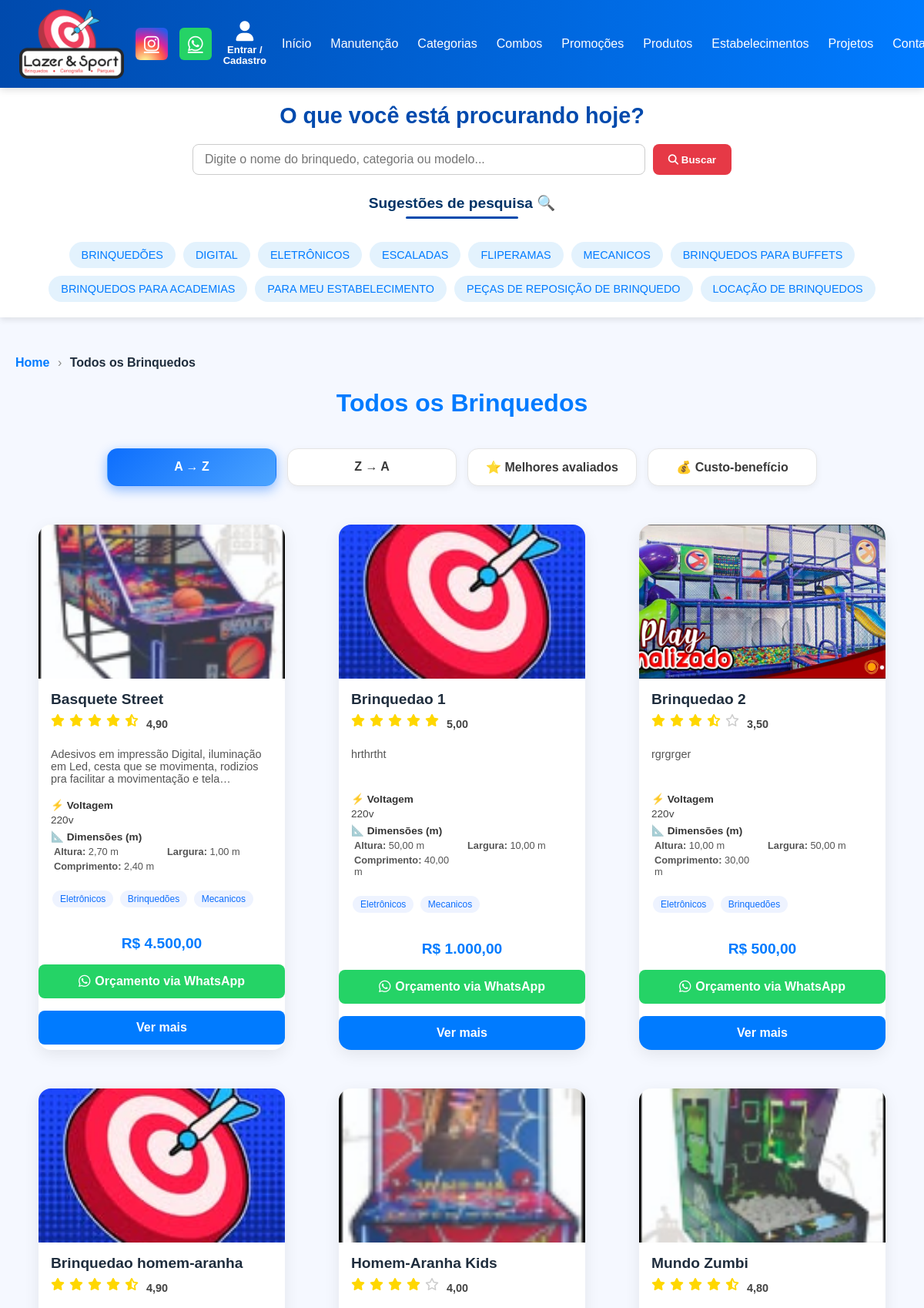
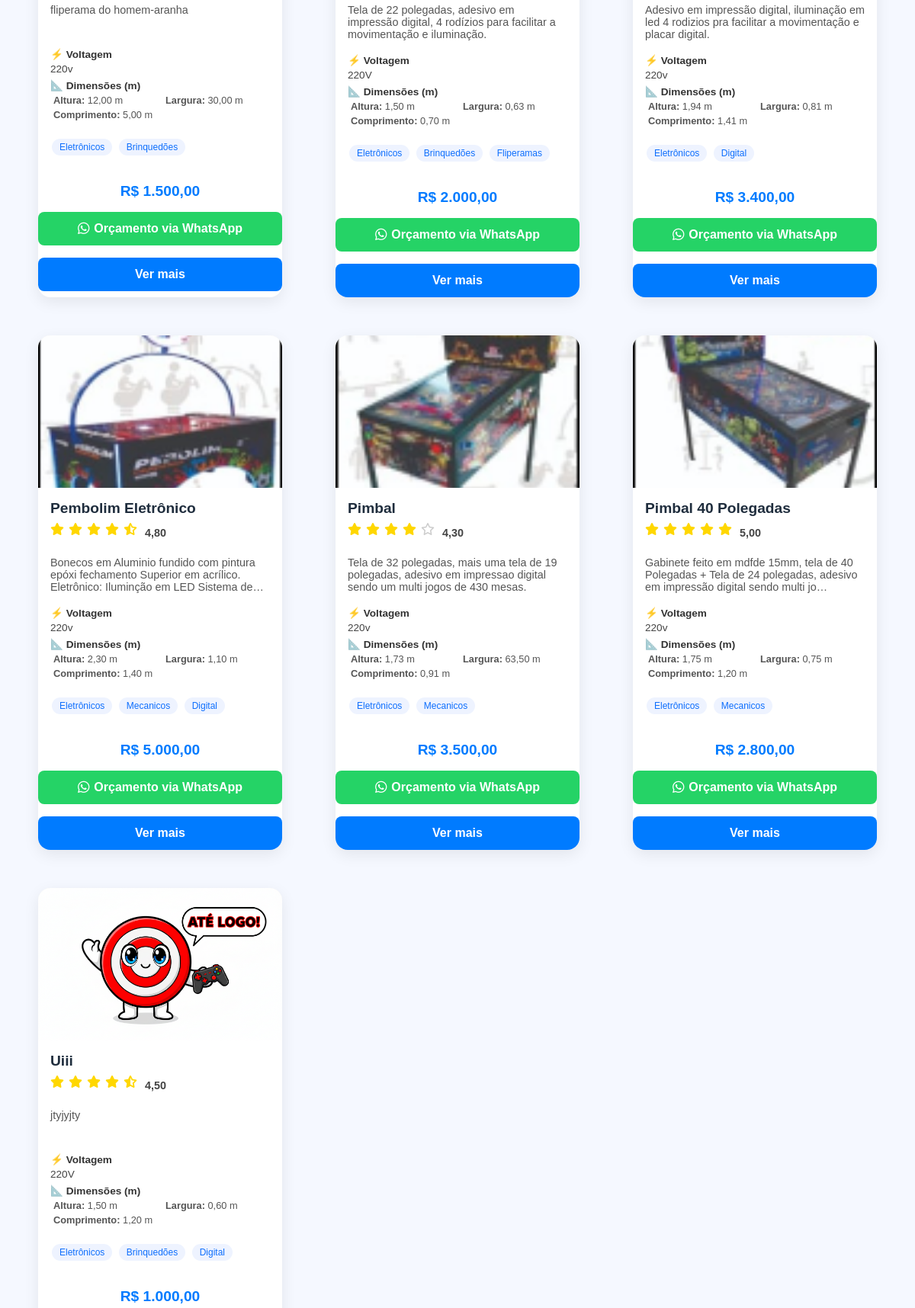
Screenshot of /brinquedos/ (upper part) with the database file from the repository (2 pictures, top to bottom).
### core/models.py (models this page shows, shortened)
class Prime(models.Model):
    ativo = models.BooleanField(default=True)
    criacao = models.DateTimeField(auto_now_add=True, null=True)
    atualizado = models.DateTimeField(auto_now=True, null=True)
    class Meta:
        abstract = True

class CategoriasBrinquedos(Prime):
    imagem_categoria = models.ImageField(upload_to='categorias/', null=True, blank=False, unique=True)
    nome_categoria = models.CharField(max_length=150, unique=True)
    class Meta:
        verbose_name = "Categoria de Produto"
        verbose_name_plural = "Categorias de Produtos"

class Estabelecimentos(Prime):
    nome_estabelecimento = models.CharField(max_length=180)
    imagem_estabelecimento = models.ImageField(upload_to='estabelecimentos/', null=True, blank=True)
    class Meta:
        verbose_name = "Estabelecimentos"
        verbose_name_plural = "Estabelecimentos"

class Brinquedos(Prime):
    nome_brinquedo = models.CharField(max_length=150)
    imagem_brinquedo = models.ImageField(upload_to='imagens_brinquedos', blank=True, null=True)
    descricao = models.CharField(max_length=999)
    valor_brinquedo = models.DecimalField(max_digits=10, decimal_places=2, null=True, blank=True)
    avaliacao = models.DecimalField(decimal_places=2, max_digits=6)
    categorias_brinquedos = models.ManyToManyField(
        CategoriasBrinquedos,
        related_name='brinquedos'
    )
    tags = models.ManyToManyField(
        TagsBrinquedos,
        related_name='brinquedos_tags'
    )
    estabelecimentos = models.ManyToManyField(
        Estabelecimentos,
        related_name='brinquedos',
        blank=True
    )
    voltz = models.CharField(max_length=10)
    altura_m = models.DecimalField(max_digits=6, decimal_places=2, blank=True, null=True)
    largura_m = models.DecimalField(max_digits=6, decimal_places=2, blank=True, null=True)
    profundidade_m = models.DecimalField(max_digits=6, decimal_places=2, blank=True, null=True)
    class Meta:
        verbose_name = "Brinquedo"
        verbose_name_plural = "Brinquedos"

### core/views.py (the view, shortened to what this page needs)
# urls.py: path('brinquedos/', BrinquedosView.as_view(), name='brinquedos'),
class BrinquedosView(View):
    def get(self, request):
        ordenar = request.GET.get('ordenar', 'az')
        brinquedos_list = Brinquedos.objects.all()
        if ordenar == 'az':
            brinquedos_list = brinquedos_list.order_by('nome_brinquedo')
        elif ordenar == 'za':
            brinquedos_list = brinquedos_list.order_by('-nome_brinquedo')
        elif ordenar == 'melhor-avaliados':
            brinquedos_list = brinquedos_list.order_by('-avaliacao')
        paginator = Paginator(brinquedos_list, 12)
        page_number = request.GET.get('page')
        try:
            page_obj = paginator.get_page(page_number)
        except Exception:
            page_obj = paginator.get_page(1)
        context = {
            'brinquedos': page_obj,
            'page_obj': page_obj,
            'ordenar': ordenar,
        }
        return render(request, 'brinquedos.html', context)

### core/context_processors.py (called while the page is built, shortened)
def categorias_globais(request):
    return {
        "categorias_header": CategoriasBrinquedos.objects.all().order_by("nome_categoria")
    }

def estabelecimentos_globais(request):
    return {
        "estabelecimentos_globais": Estabelecimentos.objects.all()
    }

def manutencao_notificacao(request):
    if not request.user.is_authenticated:
        return {}

def carrinho_context(request):
    if not request.user.is_authenticated:
        return {
            'carrinho_total_itens': 0,
            'mostrar_float_carrinho': False
        }

def pedidos_ativos_context(request):
    if not request.user.is_authenticated:
        return {}

### core/templates/brinquedos.html (shortened to what this page needs)
{% extends 'base.html' %}
{% load static %}
{% block content %}
<div class="breadcrumb" id="bread">
    <a href="{% url 'home' %}#brinquedos">Home</a>
    <span>›</span>
    <strong>Todos os Brinquedos</strong>
</div>
<section class="destaques">
    <h2 style="text-align:center; font-size:2rem; margin-bottom:40px; color:#007BFF;">
        Todos os Brinquedos
    </h2>
    <div class="filtros-horizontal">
        <a href="?ordenar=az" class="filtro-btn {% if ordenar == 'az' %}ativo{% endif %}">A → Z</a>
        <a href="?ordenar=za" class="filtro-btn {% if ordenar == 'za' %}ativo{% endif %}">Z → A</a>
        <a href="?ordenar=melhor-avaliados" class="filtro-btn {% if ordenar == 'melhor-avaliados' %}ativo{% endif %}">⭐ Melhores avaliados</a>
        <a href="?ordenar=custo-beneficio" class="filtro-btn {% if ordenar == 'custo-beneficio' %}ativo{% endif %}">💰 Custo-benefício</a>
    </div>
    <div class="grid-cards" id="grid-cards">
        {% for brinquedo in brinquedos %}
            <div class="card-produto">
                <a href="{% url 'brinquedo_detalhe' brinquedo.id %}#bread" class="card-link">
                    <div class="card-img">
                        {% if brinquedo.imagem_brinquedo %}
                            <img src="{{ brinquedo.imagem_brinquedo.url }}" alt="{{ brinquedo.nome_brinquedo }}">
                        {% else %}
                            <img src="{% static 'img/placeholder.png' %}" alt="Sem imagem">
                        {% endif %}
                    </div>
                    <div class="conteudo">
                        <h3>{{ brinquedo.nome_brinquedo }}</h3>
                        <div class="avaliacao-container" style="display: flex; align-items: center; gap: 8px; margin-bottom: 10px;">
                            <div class="avaliacao" data-avaliacao="{{ brinquedo.avaliacao|default:0 }}"></div>
                            <span class="nota-numerica" style="font-weight: bold; color: #444; font-size: 0.9rem;">
                                {{ brinquedo.avaliacao|default:"0.0" }}
                            </span>
                        </div>
                        <p class="descricao">
                            {{ brinquedo.descricao|truncatechars:120 }}
                        </p>
                        <ul class="dados-tecnicos">
                            {% if brinquedo.voltz %}
                                <li>
                                    <span class="dt-label">⚡ Voltagem</span>
                                    <span class="dt-valor">{{ brinquedo.voltz }}</span>
                                </li>
                            {% endif %}
                            {% if brinquedo.altura_m or brinquedo.largura_m or brinquedo.profundidade_m %}
                                <li class="dimensoes">
                                    <span class="dt-label">📐 Dimensões (m)</span>
                                    <div class="dimensoes-grid">
                                        {% if brinquedo.altura_m %}
                                            <span><strong>Altura:</strong> {{ brinquedo.altura_m }} m</span>
                                        {% endif %}
                                        {% if brinquedo.largura_m %}
                                            <span><strong>Largura:</strong> {{ brinquedo.largura_m }} m</span>
                                        {% endif %}
                                        {% if brinquedo.profundidade_m %}
                                            <span><strong>Comprimento:</strong> {{ brinquedo.profundidade_m }} m</span>
                                        {% endif %}
                                    </div>
                                </li>
                            {% endif %}
                        </ul>
                        {% if brinquedo.categorias_brinquedos.exists %}
                            <div class="categorias">
                                {% for cat in brinquedo.categorias_brinquedos.all %}
                                    <span class="badge">{{ cat.nome_categoria }}</span>
                                {% endfor %}
                            </div>
                        {% endif %}
                    </div>
                </a>
                <div class="card-footer">
                    <div class="preco" data-valor="{{ brinquedo.valor_brinquedo }}">
                    </div>
                    <a href="https://wa.me/5511960563135?text=..."
                       target="_blank"
                       class="btn-whatsapp"
                       onclick="event.stopPropagation()">
                        <i class="fab fa-whatsapp"></i> Orçamento via WhatsApp
                    </a>
                    <a href="{% url 'brinquedo_detalhe' brinquedo.id %}#bread"
                       class="btn-vermais"
                       onclick="event.stopPropagation()">
                        Ver mais
                    </a>
                </div>
            </div>
        {% empty %}
            <p>Nenhum brinquedo encontrado.</p>
        {% endfor %}
    </div>
</section>
{% endblock %}

### core/templates/base.html (shortened to what this page needs)
{% load static %}
<!DOCTYPE html>
<html lang="pt-BR">
<head>
    <link rel="stylesheet"
      href="https://cdnjs.cloudflare.com/ajax/libs/font-awesome/6.5.1/css/all.min.css">
</head>
<body>
<header>
  <div class="logo">
    <img src="{% static 'images/logoofi.png' %}" alt="Logo">
  </div>
<div class="social-icons">
    <a href="https://www.instagram.com/lazersportbrinquedos" target="_blank" rel="noopener" title="Instagram" class="instagram">
        <i class="fa-brands fa-instagram"></i>
    </a>
    <a href="https://wa.me/5511960563135" target="_blank" rel="noopener" title="WhatsApp" class="whatsapp">
        <i class="fa-brands fa-whatsapp"></i>
    </a>
</div>
  <div class="user-area">
    {% if user.is_authenticated %}
      <div class="user-dropdown">
        <a class="user-icon">
          <i class="fa-solid fa-user"></i>
          <span>Bem-vindo<br>{{ user.get_full_name }}</span>
        </a>
        <div class="dropdown-menu">
          <a href="{% url 'perfil' %}">🎯 Meu Perfil</a>
          <a href="{% url 'logout' %}#logout-box">🚪 Sair</a>
        </div>
      </div>
    {% else %}
      <div class="user-dropdown">
        <a class="user-icon">
          <i class="fa-solid fa-user"></i>
          <span>Entrar / Cadastro</span>
        </a>
      </div>
    {% endif %}
  </div>
  <nav id="nav">
    <a href="{% url 'home' %}#inicio">Início</a>
    <a href="{% url 'home' %}#carrosel">Manutenção</a>
    <a href="{% url 'home' %}#categorias-section">Categorias</a>
    <a href="{% url 'home' %}#combos-section">Combos</a>
    <a href="{% url 'home' %}#promocoes-section">Promoções</a>
    <a href="{% url 'home' %}#brinquedos">Produtos</a>
    <a href="{% url 'home' %}#estabelecimentos">Estabelecimentos</a>
    <a href="{% url 'home' %}#projetos">Projetos</a>
    <a href="{% url 'home' %}#contato">Contato</a>
  </nav>
</header>
<section class="search-section">
  <div class="search-container">
    <h2 class="search-title">O que você está procurando hoje?</h2>
    <div class="search-box">
      <input type="text" placeholder="Digite o nome do brinquedo, categoria ou modelo...">
      <button><i class="fas fa-search"></i> Buscar</button>
    </div>
        <div class="search-suggestions">
          <h3>Sugestões de pesquisa 🔍</h3>
          <div class="filter-suggestions">
          {% for categoria in categorias_header %}
            <a href="{% url 'categoria_detalhe' categoria.pk %}#header"
               class="suggestion-tag">
              {{ categoria.nome_categoria|upper }}
            </a>
          {% endfor %}
          {% for est in estabelecimentos_globais|slice:":3" %}
                <a href="{% url 'estabelecimento_brinquedo' est.id %}#brinquedos" class="suggestion-tag">
                    BRINQUEDOS PARA {{ est.nome_estabelecimento|upper }}
                </a>
            {% endfor %}
          <a href="{% url 'estabelecimentos' %}#estabelecimentos" class="suggestion-tag">PARA MEU ESTABELECIMENTO</a>
          <a href="#" class="suggestion-tag">PEÇAS DE REPOSIÇÃO DE BRINQUEDO</a>
          <a href="#" class="suggestion-tag">LOCAÇÃO DE BRINQUEDOS</a>
        </div>
    </div>
  </div>
</section>
<link rel="stylesheet" href="https://cdnjs.cloudflare.com/ajax/libs/font-awesome/6.5.0/css/all.min.css">
<main class="content-section">
  {% block content %}
  {% endblock %}
</main>
</body>
</html>

### core/templates/base.html (style rules this page uses)
* { margin: 0; padding: 0; box-sizing: border-box; font-family: "Poppins", sans-serif; }
body { background: #f5f8ff; color: #2c3e50; }
header { display: flex; justify-content: space-between; align-items: center; background: linear-gradient(90deg, #004AAD, #007BFF); padding: 12px 25px; color: white; position: sticky; top: 0; z-index: 1000; box-shadow: 0 2px 10px rgba(0, 0, 0, 0.15); }
.logo { display: flex; align-items: center; gap: 12px; }
.logo img { height: 90px; width: auto; border-radius: 0; background: transparent; padding: 0; box-shadow: none; object-fit: contain; }
nav { display: flex; gap: 25px; align-items: center; }
nav a { color: white; text-decoration: none; font-weight: 500; position: relative; transition: color 0.3s; }
nav a::after { content: ''; position: absolute; bottom: -4px; left: 0; width: 0%; height: 2px; background: #E63946; transition: width 0.3s ease; }
.search-section { background: #ffffff; padding: 20px; box-shadow: 0 3px 8px rgba(0, 0, 0, 0.1); }
.search-box { display: flex; gap: 10px; max-width: 700px; margin: 0 auto; }
.search-box input { flex: 1; padding: 10px 15px; border: 1px solid #ccc; border-radius: 8px; font-size: 1em; outline: none; transition: border-color 0.3s; }
.search-box button { background: #E63946; border: none; padding: 10px 20px; color: white; font-weight: 600; border-radius: 8px; cursor: pointer; transition: background 0.3s; }
.filter-suggestions { display: flex; justify-content: center; flex-wrap: wrap; gap: 10px; margin-top: 15px; }
.filter-suggestions .suggestion-tag { background: #E3F2FD; color: #007BFF; padding: 8px 15px; border-radius: 20px; cursor: pointer; transition: all 0.3s ease; font-size: 0.9em; border: 1px solid transparent; text-decoration: none; display: inline-flex; align-items: center; gap: 6px; }
main.content-section { max-width: 1200px; margin: 50px auto; padding: 0 20px; min-height: 60vh; }
.search-title { text-align: center; font-size: 1.8em; color: #004AAD; font-weight: 700; margin-bottom: 20px; }
.search-suggestions { text-align: center; }
.search-suggestions h3 { color: #003366; font-size: 1.2em; font-weight: 600; margin: 25px auto 15px auto; display: inline-block; position: relative; }
.search-suggestions h3::after { content: ""; display: block; width: 60%; height: 3px; background: #004aad; margin: 6px auto 0; border-radius: 3px; }
html { scroll-behavior: smooth; }
.user-area { display: flex; align-items: center; }
.user-icon { display: flex; flex-direction: column; align-items: center; text-decoration: none; color: white; font-weight: 600; gap: 4px; margin-left: 15px; }
.user-icon i { font-size: 28px; }
.user-icon span { font-size: 13px; line-height: 1.1; text-align: center; }
.user-area { display: flex; align-items: center; margin-left: auto; margin-right: 20px; }
.user-dropdown { position: relative; display: flex; flex-direction: column; align-items: center; }
.user-icon { display: flex; flex-direction: column; align-items: center; text-decoration: none; color: white; font-weight: 600; gap: 4px; cursor: pointer; }
.user-icon i { font-size: 26px; }
.user-dropdown { position: relative; }
.social-icons { display: flex; gap: 15px; margin-left: 15px; }
.social-icons a { width: 42px; height: 42px; font-size: 1.4rem; display: flex; align-items: center; justify-content: center; border-radius: 6px; transition: transform 0.3s, background-color 0.3s; color: #ffffff; }
.social-icons a.instagram { background: radial-gradient(circle at 30% 107%, #fdf497 0%, #fdf497 5%, #fd5949 45%, #d6249f 60%, #285AEB 90%); }
.social-icons a.whatsapp { background-color: #25D366; }

### rows the page displays
CategoriasBrinquedos: nome_categoria "BRINQUEDÕES", nome_categoria "Brinquedões"
CategoriasBrinquedos: nome_categoria "DIGITAL", nome_categoria "Digital"
CategoriasBrinquedos: nome_categoria "ELETRÔNICOS", nome_categoria "Eletrônicos"
CategoriasBrinquedos: nome_categoria "ESCALADAS"
CategoriasBrinquedos: nome_categoria "FLIPERAMAS", nome_categoria "Fliperamas"
CategoriasBrinquedos: nome_categoria "MECANICOS", nome_categoria "Mecanicos"
Estabelecimentos: nome_estabelecimento "BUFFETS"
Estabelecimentos: nome_estabelecimento "ACADEMIAS"
Brinquedos: imagem_brinquedo (picture), nome_brinquedo "Basquete Street", avaliacao "4,90", descricao "Adesivos em impressão Digital, iluminação em Led, cesta que se movimenta, rodizios pra facilitar a movimentação e tela…", voltz "220v", altura_m "2,70", largura_m "1,00", profundidade_m "2,40"
Brinquedos: imagem_brinquedo (picture), nome_brinquedo "Brinquedao 1", avaliacao "5,00", descricao "hrthrtht", voltz "220v", altura_m "50,00", largura_m "10,00", profundidade_m "40,00"
Brinquedos: imagem_brinquedo (picture), nome_brinquedo "Brinquedao 2", avaliacao "3,50", descricao "rgrgrger", voltz "220v", altura_m "10,00", largura_m "50,00", profundidade_m "30,00"
Brinquedos: imagem_brinquedo (picture), nome_brinquedo "Brinquedao homem-aranha", avaliacao "4,90", descricao "fliperama do homem-aranha", voltz "220v", altura_m "12,00", largura_m "30,00", profundidade_m "5,00"
Brinquedos: imagem_brinquedo (picture), nome_brinquedo "Homem-Aranha Kids", avaliacao "4,00", descricao "Tela de 22 polegadas, adesivo em impressão digital, 4 rodízios para facilitar a movimentação e iluminação.", voltz "220V", altura_m "1,50", largura_m "0,63", profundidade_m "0,70"
Brinquedos: imagem_brinquedo (picture), nome_brinquedo "Mundo Zumbi", avaliacao "4,80", descricao "Adesivo em impressão digital, iluminação em led 4 rodizios pra facilitar a movimentação e placar digital.", voltz "220v", altura_m "1,94", largura_m "0,81", profundidade_m "1,41"
Brinquedos: imagem_brinquedo (picture), nome_brinquedo "Pembolim Eletrônico", avaliacao "4,80", descricao "Bonecos em Aluminio fundido com pintura epóxi fechamento Superior em acrílico. Eletrônico: Iluminção em LED Sistema de…", voltz "220v", altura_m "2,30", largura_m "1,10", profundidade_m "1,40"
Brinquedos: imagem_brinquedo (picture), nome_brinquedo "Pimbal", avaliacao "4,30", descricao "Tela de 32 polegadas, mais uma tela de 19 polegadas, adesivo em impressao digital sendo um multi jogos de 430 mesas.", voltz "220v", altura_m "1,73", largura_m "63,50", profundidade_m "0,91"
Brinquedos: imagem_brinquedo (picture), nome_brinquedo "Pimbal 40 Polegadas", avaliacao "5,00", descricao "Gabinete feito em mdfde 15mm, tela de 40 Polegadas + Tela de 24 polegadas, adesivo em impressão digital sendo multi jo…", voltz "220v", altura_m "1,75", largura_m "0,75", profundidade_m "1,20"
Brinquedos: imagem_brinquedo (picture), nome_brinquedo "Uiii", avaliacao "4,50", descricao "jtyjyjty", voltz "220V", altura_m "1,50", largura_m "0,60", profundidade_m "1,20"
